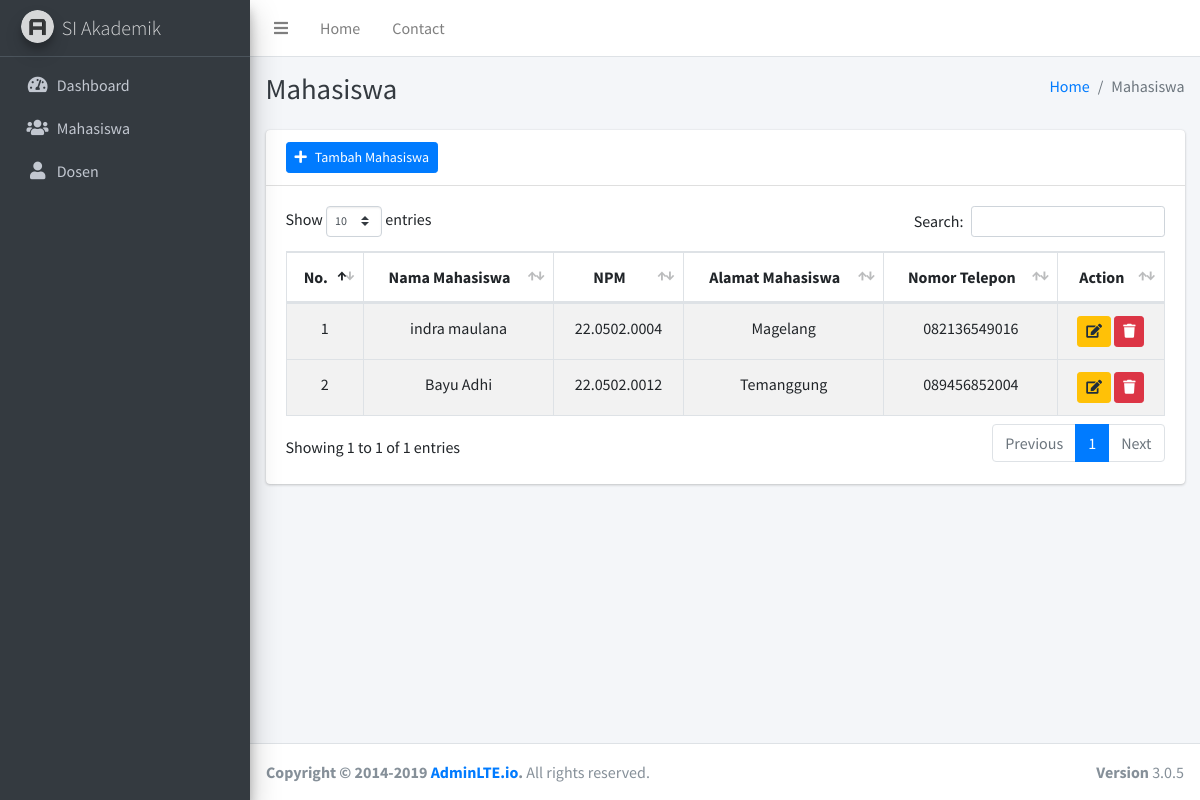
Screenshot of /index.php/mahasiswa with the database file from the repository.
### tables this page shows
CREATE TABLE IF NOT EXISTS `tbl_mahasiswa` (
  `id_mahasiswa` int NOT NULL AUTO_INCREMENT,
  `nama_mahasiswa` varchar(20) DEFAULT NULL,
  `npm_mahasiswa` varchar(15) DEFAULT NULL,
  `alamat_mahasiswa` text,
  `nomor_telepon` varchar(25) DEFAULT '',
  PRIMARY KEY (`id_mahasiswa`)
);

### application/controllers/Mahasiswa.php (called while the page is built, shortened)
<?php
class Mahasiswa extends CI_Controller {
    public function __construct()
    {
        $this->load->model('mahasiswa_model');
    }
    public function index()
    {
        $data['title'] = 'Mahasiswa';
        $data['mahasiswa'] = $this->mahasiswa_model->get_data('tbl_mahasiswa')->result();
        $this->load->view('templates/header', $data);
        $this->load->view('templates/sidebar', $data);
        $this->load->view('mahasiswa', $data);
        $this->load->view('templates/footer');
    }
}

### index.php (called while the page is built, shortened)
<?php
require_once BASEPATH.'core/CodeIgniter.php';

### application/models/Mahasiswa_model.php (called while the page is built, shortened)
<?php
class Mahasiswa_model extends CI_Model {
	public function get_data($table)
	{
		return $this->db->get($table);
	}
}

### application/views/mahasiswa.php (the view, shortened to what this page needs)
<div class="card">
  <div class="card-header">
    <a href="<?= base_url("mahasiswa/tambah") ?>" class="btn btn-primary btn-sm"><i class="fas fa-plus mr-2"></i>Tambah
      Mahasiswa</a>
  </div>
  <di class="card-body">
    <table id="example1" class="table table-bordered table-striped">
      <thead class="text-center">
        <tr>
          <th>No.</th>
          <th>Nama Mahasiswa</th>
          <th>NPM </th>
          <th>Alamat Mahasiswa</th>
          <th>Nomor Telepon</th>
          <th>Action</th>
        </tr>
      </thead>
      <?php $no = 1;
			foreach($mahasiswa as $mhs) : ?>
      <tbody>
        <tr class="text-center">
          <td><?= $no++; ?></td>
          <td><?= $mhs->nama_mahasiswa ?>
          </td>
          <td><?= $mhs->npm_mahasiswa ?></td>
          <td><?= $mhs->alamat_mahasiswa ?></td>
          <td><?= $mhs->nomor_telepon ?></td>
          <td>
            <a href="<?= base_url('mahasiswa/edit/' . $mhs->id_mahasiswa) ?>" class="btn btn-warning btn-sm"><i
                class="fas fa-edit"></i></a>
            <a href="<?= base_url('mahasiswa/hapus/'.$mhs->id_mahasiswa) ?>"
              onclick="return confirm('Apakah anda yakin ingin menghapus data ini?')" class="btn btn-danger btn-sm"><i
                class="fas fa-trash"></i></a>
          </td>
        </tr>
      </tbody>
      <?php endforeach; ?>
    </table>
  </di v>
</div>

### application/views/templates/header.php (shortened to what this page needs)
<!DOCTYPE html>
<html>
<head>
  <link rel="stylesheet" href="<?= base_url('assets/template') ?>/plugins/fontawesome-free/css/all.min.css">
  <link rel="stylesheet" href="https://code.ionicframework.com/ionicons/2.0.1/css/ionicons.min.css">
  <link rel="stylesheet"
    href="<?= base_url('assets/template') ?>/plugins/datatables-bs4/css/dataTables.bootstrap4.min.css">
  <link rel="stylesheet"
    href="<?= base_url('assets/template') ?>/plugins/datatables-responsive/css/responsive.bootstrap4.min.css">
  <link rel="stylesheet" href="<?= base_url('assets/template') ?>/dist/css/adminlte.min.css">
</head>

### application/views/templates/sidebar.php
<body class="hold-transition sidebar-mini">
  <div class="wrapper">
    <nav class="main-header navbar navbar-expand navbar-white navbar-light">
      <ul class="navbar-nav">
        <li class="nav-item">
          <a class="nav-link" data-widget="pushmenu" href="#" role="button"><i class="fas fa-bars"></i></a>
        </li>
        <li class="nav-item d-none d-sm-inline-block">
          <a href="index3.html" class="nav-link">Home</a>
        </li>
        <li class="nav-item d-none d-sm-inline-block">
          <a href="#" class="nav-link">Contact</a>
        </li>
      </ul>
    </nav>
    <aside class="main-sidebar sidebar-dark-primary elevation-4">
      <a href="index3.html" class="brand-link">
        <img src="<?= base_url('assets/template/') ?>dist/img/AdminLTELogo.png" alt="AdminLTE Logo"
          class="brand-image img-circle elevation-3" style="opacity: .8">
        <span class="brand-text font-weight-light">SI Akademik</span>
      </a>
      <div class="sidebar">
        <nav class="mt-2">
          <ul class="nav nav-pills nav-sidebar flex-column" data-widget="treeview" role="menu" data-accordion="false">
            <li class="nav-item">
              <a href="<?= base_url('dashboard') ?>" class="nav-link">
                <i class="nav-icon fas fa-tachometer-alt"></i>
                <p>Dashboard</p>
              </a>
            </li>
            <li class="nav-item">
              <a href="<?= base_url('mahasiswa') ?>" class="nav-link">
                <i class="nav-icon fas fa-users"></i>
                <p>Mahasiswa</p>
              </a>
            </li>
            <li class="nav-item">
              <a href="#" class="nav-link">
                <i class="nav-icon fas fa-user	"></i>
                <p>Dosen</p>
              </a>
            </li>
          </ul>
        </nav>
      </div>
    </aside>
    <div class="content-wrapper">
      <div class="content-header">
        <div class="container-fluid">
          <div class="row mb-2">
            <div class="col-sm-6">
              <h1 class="m-0 text-dark"><?= $title ?></h1>
            </div>
            <div class="col-sm-6">
              <ol class="breadcrumb float-sm-right">
                <li class="breadcrumb-item"><a href="#">Home</a></li>
                <li class="breadcrumb-item active"><?= $title ?></li>
              </ol>
            </div>
          </div>
        </div>
      </div>
      <div class="content">
        <div class="container-fluid">

### application/views/templates/footer.php (shortened to what this page needs)
</div>
</div>
</div>
<footer class="main-footer">
  <div class="float-right d-none d-sm-block">
    <b>Version</b> 3.0.5
  </div>
  <strong>Copyright &copy; 2014-2019 <a href="http://adminlte.io">AdminLTE.io</a>.</strong> All rights
  reserved.
</footer>
</div>
</body>
</html>

### rows the page displays
tbl_mahasiswa: nama_mahasiswa "indra maulana", npm_mahasiswa "22.0502.0004", alamat_mahasiswa "Magelang", nomor_telepon "082136549016"
tbl_mahasiswa: nama_mahasiswa "Bayu Adhi", npm_mahasiswa "22.0502.0012", alamat_mahasiswa "Temanggung", nomor_telepon "089456852004"

### other values shown
$title "Mahasiswa"
